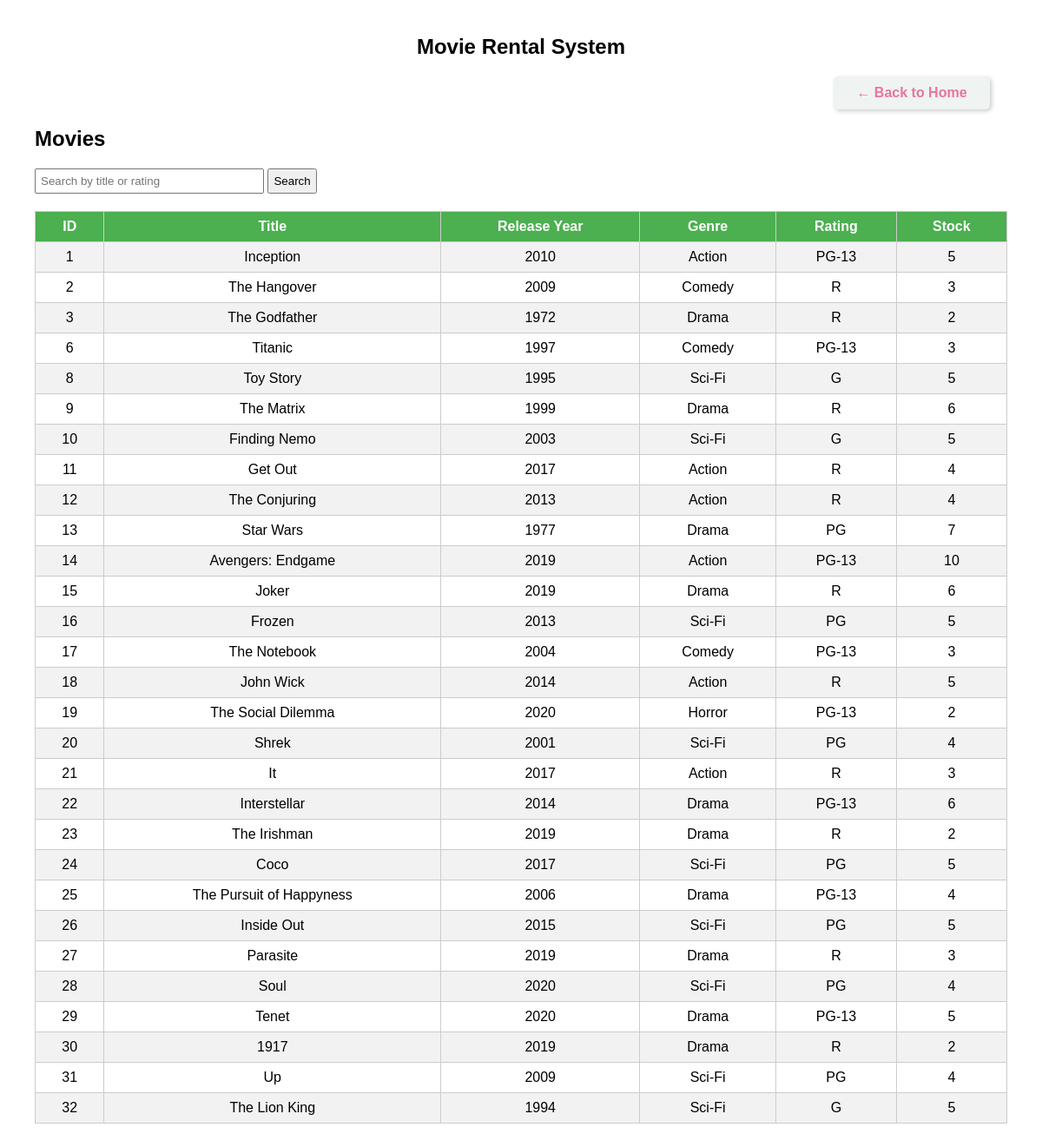
The app's page /movies with its own data.
### tables this page shows
CREATE TABLE Movies (
    movie_id INTEGER PRIMARY KEY AUTOINCREMENT,
    title TEXT,
    release_year INTEGER,
    genre_id INTEGER,
    rating TEXT,
    stock INTEGER,
    FOREIGN KEY (genre_id) REFERENCES Genres(genre_id)
);

CREATE TABLE Genres (
    genre_id INTEGER PRIMARY KEY AUTOINCREMENT,
    name TEXT
);

### app.py (the view)
@app.route('/movies')
def movies():
    search = request.args.get('q', '')
    if search:
        query = """
        SELECT m.movie_id, m.title, m.release_year, g.name as genre, m.rating, m.stock
        FROM Movies m
        JOIN Genres g ON m.genre_id = g.genre_id
        WHERE LOWER(m.title) LIKE ? OR LOWER(g.name) LIKE ? OR LOWER(m.rating) LIKE ?
        """
        like_query = f'%{search.lower()}%'
        rows = get_data(query, [like_query, like_query, like_query])
    else:
        rows = get_data("""
        SELECT m.movie_id, m.title, m.release_year, g.name as genre, m.rating, m.stock
        FROM Movies m
        JOIN Genres g ON m.genre_id = g.genre_id
        """)
    return render_template('movies.html', movies=rows, search=search)

### app.py (called while the page is built)
def get_data(query, params=None):
    conn = sqlite3.connect(db_path)
    conn.row_factory = sqlite3.Row
    cur = conn.cursor()
    if params:
        cur.execute(query, params)
    else:
        cur.execute(query)
    rows = cur.fetchall()
    conn.close()
    return rows

### Templates/movies.html
{% extends 'base.html' %}
{% block content %}
<h2>Movies</h2>
<form method="GET" action="/movies">
    <input type="text" name="q" value="{{ search }}" placeholder="Search by title or rating" style="padding: 5px; width: 250px;">
    <button type="submit" style="padding: 5px;">Search</button>
</form>
<table>
    <tr>
        <th>ID</th><th>Title</th><th>Release Year</th><th>Genre</th><th>Rating</th><th>Stock</th>
    </tr>
    {% for m in movies %}
    <tr>
        <td>{{ m.movie_id }}</td>
        <td>{{ m.title }}</td>
        <td>{{ m.release_year }}</td>
        <td>{{ m.genre }}</td>
        <td>{{ m.rating }}</td>
        <td>{{ m.stock }}</td>
    </tr>
    {% endfor %}
</table>
{% endblock %}

### Templates/base.html (shortened to what this page needs)
<!DOCTYPE html>
<html>
<head>
    <h2 style="text-align: center;margin-top: 20px;">Movie Rental System</h2>
    <div style="display: flex; justify-content: flex-end; margin-top: 20px; padding-right: 20px;">
        <div class="info-box" style="background: #eff3f1; padding: 10px; border-radius: 5px; box-shadow: 2px 2px 5px #ccc; width: 160px; text-align: center; cursor: pointer;">
            <a href="{{ url_for('home') }}" style="text-decoration: none; color: #ea739f; font-weight: bold;">← Back to Home</a>
        </div>
    </div>
</head>
<body>
    {% block content %}{% endblock %}
</body>
</html>

### Templates/base.html (style rules this page uses)
body { font-family: sans-serif; margin: 40px; }
table { width: 100%; border-collapse: collapse; margin-top: 20px; }
th, td { padding: 8px 12px; border: 1px solid #ccc; text-align: center; }
th { background-color: #4CAF50; color: white; }
tr:nth-child(even) { background-color: #f2f2f2; }

### records on screen
Movies: movie_id "1", title "Inception", release_year "2010", genre "Action", rating "PG-13", stock "5"
Movies: movie_id "2", title "The Hangover", release_year "2009", genre "Comedy", rating "R", stock "3"
Movies: movie_id "3", title "The Godfather", release_year "1972", genre "Drama", rating "R", stock "2"
Movies: movie_id "6", title "Titanic", release_year "1997", genre "Comedy", rating "PG-13", stock "3"
Movies: movie_id "8", title "Toy Story", release_year "1995", genre "Sci-Fi", rating "G", stock "5"
Movies: movie_id "9", title "The Matrix", release_year "1999", genre "Drama", rating "R", stock "6"
Movies: movie_id "10", title "Finding Nemo", release_year "2003", genre "Sci-Fi", rating "G", stock "5"
Movies: movie_id "11", title "Get Out", release_year "2017", genre "Action", rating "R", stock "4"
Movies: movie_id "12", title "The Conjuring", release_year "2013", genre "Action", rating "R", stock "4"
Movies: movie_id "13", title "Star Wars", release_year "1977", genre "Drama", rating "PG", stock "7"
Movies: movie_id "14", title "Avengers: Endgame", release_year "2019", genre "Action", rating "PG-13", stock "10"
Movies: movie_id "15", title "Joker", release_year "2019", genre "Drama", rating "R", stock "6"
Movies: movie_id "16", title "Frozen", release_year "2013", genre "Sci-Fi", rating "PG", stock "5"
Movies: movie_id "17", title "The Notebook", release_year "2004", genre "Comedy", rating "PG-13", stock "3"
Movies: movie_id "18", title "John Wick", release_year "2014", genre "Action", rating "R", stock "5"
Movies: movie_id "19", title "The Social Dilemma", release_year "2020", genre "Horror", rating "PG-13", stock "2"
Movies: movie_id "20", title "Shrek", release_year "2001", genre "Sci-Fi", rating "PG", stock "4"
Movies: movie_id "21", title "It", release_year "2017", genre "Action", rating "R", stock "3"
Movies: movie_id "22", title "Interstellar", release_year "2014", genre "Drama", rating "PG-13", stock "6"
Movies: movie_id "23", title "The Irishman", release_year "2019", genre "Drama", rating "R", stock "2"
Movies: movie_id "24", title "Coco", release_year "2017", genre "Sci-Fi", rating "PG", stock "5"
Movies: movie_id "25", title "The Pursuit of Happyness", release_year "2006", genre "Drama", rating "PG-13", stock "4"
Movies: movie_id "26", title "Inside Out", release_year "2015", genre "Sci-Fi", rating "PG", stock "5"
Movies: movie_id "27", title "Parasite", release_year "2019", genre "Drama", rating "R", stock "3"
Movies: movie_id "28", title "Soul", release_year "2020", genre "Sci-Fi", rating "PG", stock "4"
Movies: movie_id "29", title "Tenet", release_year "2020", genre "Drama", rating "PG-13", stock "5"
Movies: movie_id "30", title "1917", release_year "2019", genre "Drama", rating "R", stock "2"
Movies: movie_id "31", title "Up", release_year "2009", genre "Sci-Fi", rating "PG", stock "4"
Movies: movie_id "32", title "The Lion King", release_year "1994", genre "Sci-Fi", rating "G", stock "5"
